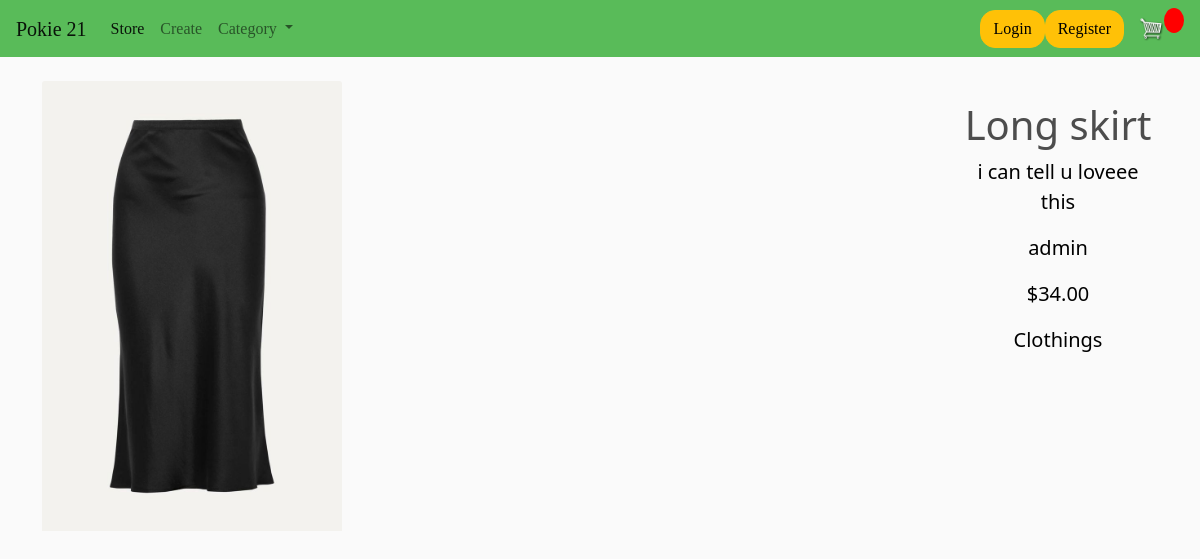
The page /blog/detail/2/ on the database its author committed.
### my_blog/models.py (models this page shows, shortened)
class PostModel(models.Model):
    id = models.AutoField(primary_key=True)
    title = models.CharField(max_length=100)
    content = models.TextField(default=None)
    image = models.ImageField(default=None)
    price = models.DecimalField(default=0, max_digits=7, decimal_places=2)
    author = models.ForeignKey(User,on_delete=models.CASCADE)
    category = models.ForeignKey(CategoryModel, on_delete=models.CASCADE)
    create_date = models.DateTimeField(default=datetime.now)

class CategoryModel(models.Model):
    id = models.AutoField(primary_key=True)
    name = models.CharField(max_length=100)
    description = models.TextField(default=None)
    create_date = models.DateTimeField(default=datetime.now)
    def __str__(self):
        return self.name

### my_blog/views.py (the view, shortened to what this page needs)
# urls.py: path('detail/<int:p_id>/', postdetail , name="postdetail"),
def postdetail(request, p_id):
    if request.method == "GET":
        post = PostModel.objects.get(id=p_id)
        cmt = Comment.objects.filter(post_id=p_id)
        return render(request, 'postdetail.html',{'post':post,'cmt':cmt})

### my_blog/templates/postdetail.html (shortened to what this page needs)
{% extends 'base.html' %}
{% load static %}
{% load humanize %}
{% block body %}
    <div class="container">
        <div class="imagebox">
            {% if post.image %}
            <img src="{{post.image.url}}" class="card-img-top">
            </div>
            {% endif %}
            <div class="textbox">
            <h1 class="card-title">{{post.title}}</h1>
                <p class="card-text">{{post.content}}</p>
                <p class="card-text">{{post.author}}</p>
                <p class="price">${{post.price}}</p>
                <p class="card-text">{{post.category}}</p>
            </div>
    </div>
        <div class="container my-5 py-5 text-dark">
        </div>
{% endblock %}

### static/css/main.css (style rules this page uses)
body { background-color: hsl(0, 0%, 98%); }
h1,h2,h3,h4,h5,h6 { color:hsl(0, 0%, 30%); }

### my_blog/templates/postdetail.html (style rules this page uses)
.imagebox { width: 300px; float: left; }
.textbox { width: 200px; float: right; text-align: center; padding-top: 20px; color: black; }
.card-text,.price { font-size: 20; }

### rows shown on the page
PostModel: image (picture), title "Long skirt", content "i can tell u loveee this", author "admin", price "34.00", category "Clothings"
